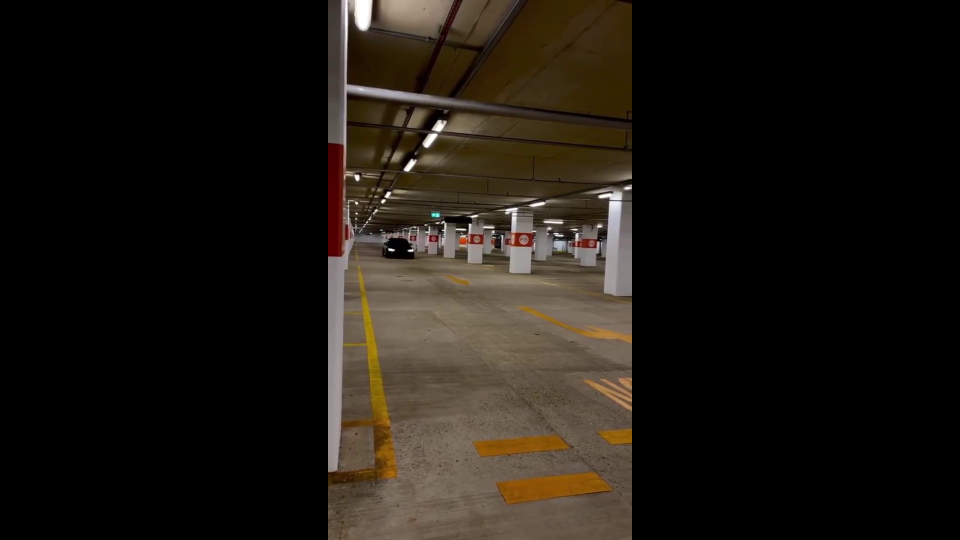
#> input picture frame 6 of Black.mp4, 1920 x 1080 px (shown at 1/2 size)
$ python combine.py
#> lines starting #> are read from the running program, lines starting #| are printed output that depends on the picture; after the words box and inside, x2 and y2 are one past the last pixel; in counts of white or black regions, pixels touching at a corner belong together
import cv2
import numpy as np
from google.colab.patches import cv2_imshow
from sklearn.neighbors import KNeighborsClassifier


cap = cv2.VideoCapture('/content/drive/MyDrive/Projectmini/Black.mp4')

if not cap.isOpened():
    print("Error: Could not open video file.")
    exit()

background_subtractor = cv2.createBackgroundSubtractorMOG2()

color_classifier = KNeighborsClassifier(n_neighbors=1)


colors = ['red', 'green', 'blue', 'white', 'black']
color_values = [[255, 0, 0], [0, 255, 0], [0, 0, 255], [255, 255, 255], [0, 0, 0]]

color_classifier.fit(color_values, colors)

output_width = int(cap.get(cv2.CAP_PROP_FRAME_WIDTH))
output_height = int(cap.get(cv2.CAP_PROP_FRAME_HEIGHT))
output_fps = cap.get(cv2.CAP_PROP_FPS)
fourcc = cv2.VideoWriter_fourcc(*'XVID')
out = cv2.VideoWriter('/content/drive/MyDrive/Projectmini/Modelcheck_output.avi', fourcc, output_fps, (output_width, output_height))

previous_frame = None
vehicle_count = 0
speeds = []

while(cap.isOpened()):
    ret, frame = cap.read()
#> frame is the input picture: shape (1080, 1920, 3); mean B, G, R 18, 24.1, 29.2
    if not ret:
        break

    gray_frame = cv2.cvtColor(frame, cv2.COLOR_BGR2GRAY)
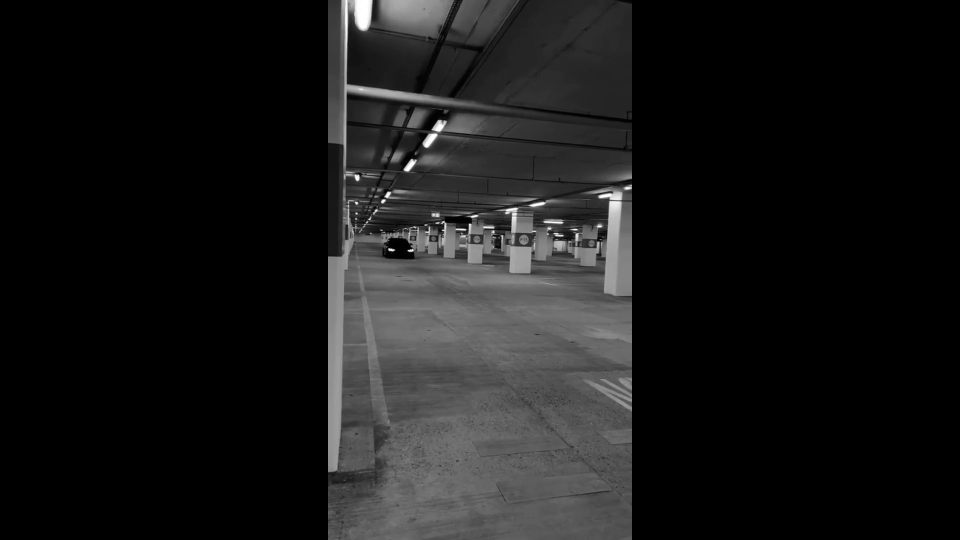
#> gray_frame: shape (1080, 1920) (shown at 1/2 size); min 0, max 255, mean 24.9

    fg_mask = background_subtractor.apply(gray_frame)
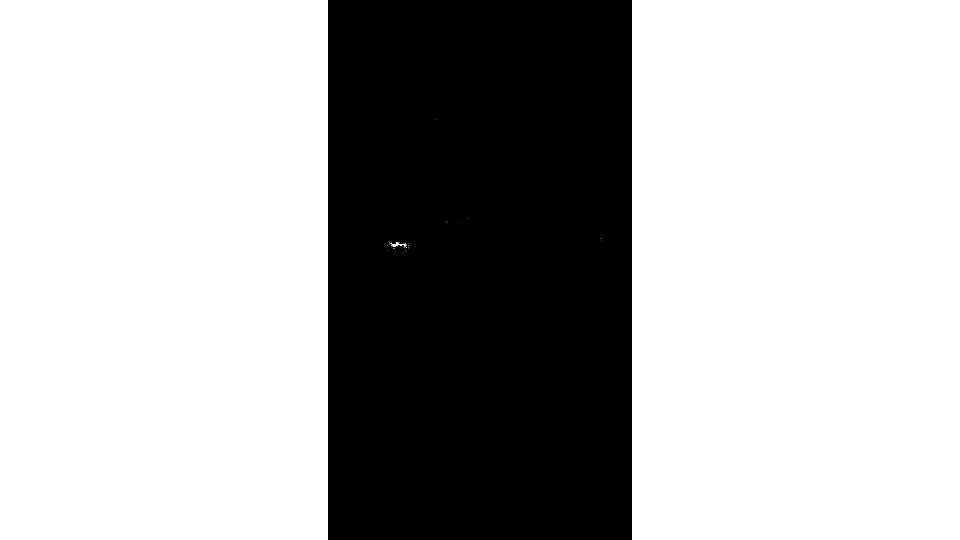
#> fg_mask: shape (1080, 1920) (shown at 1/2 size); values 127 (black) and 255 (white), 68.3% white; 1 black region, box (x1, y1, x2, y2) and area: (656, 0, 1264, 1080) 656436

    fg_mask = cv2.morphologyEx(fg_mask, cv2.MORPH_OPEN, cv2.getStructuringElement(cv2.MORPH_ELLIPSE, (5, 5)))
#> fg_mask: shape (1080, 1920); values 127 (black) and 255 (white), 68.3% white; 1 black region, box (x1, y1, x2, y2) and area: (656, 0, 1264, 1080) 656560
    fg_mask = cv2.dilate(fg_mask, None, iterations=2)
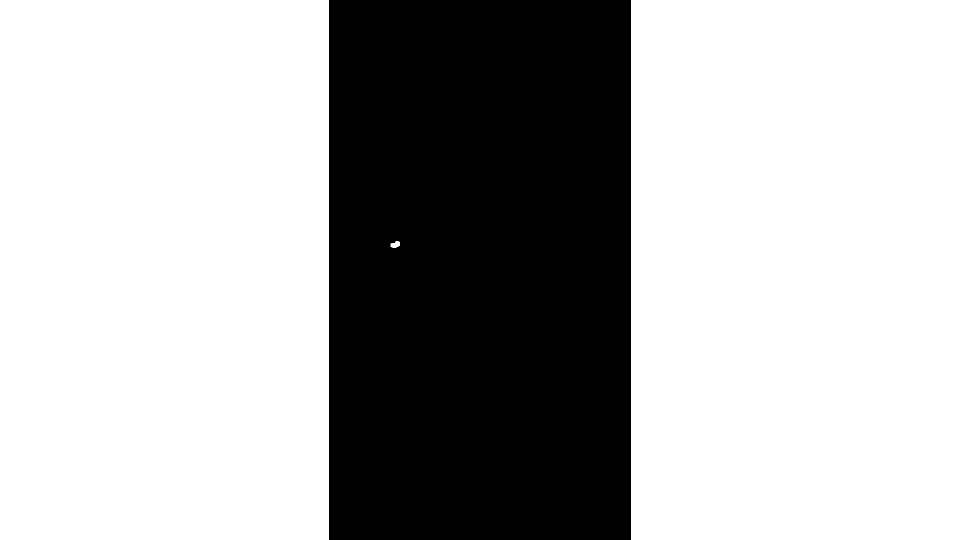
#> fg_mask: shape (1080, 1920) (shown at 1/2 size); values 127 (black) and 255 (white), 68.6% white; 1 black region, box (x1, y1, x2, y2) and area: (658, 0, 1262, 1080) 652124

    contours, _ = cv2.findContours(fg_mask.copy(), cv2.RETR_EXTERNAL, cv2.CHAIN_APPROX_SIMPLE)
#> contours = [[[0, 0], [0, 1079], [1919, 1079], [1919, 0]]]

    for contour in contours:
        if cv2.contourArea(contour) < 500:
            continue

        x, y, w, h = cv2.boundingRect(contour)

        vehicle_image = frame[y:y+h, x:x+w]

        vehicle_image = cv2.resize(vehicle_image, (100, 100))

        mean_color = np.mean(vehicle_image, axis=(0, 1))
        color_name = color_classifier.predict([mean_color])[0]

        if previous_frame is not None:
            vehicle_count += 1

        cv2.rectangle(frame, (x, y), (x+w, y+h), (0, 255, 0), 2)
        cv2.putText(frame, f'Color: {color_name}', (x, y-10), cv2.FONT_HERSHEY_SIMPLEX, 0.5, (0, 255, 0), 2)
#> this loop made 1 pass
#> (contour, x, y, w, h, mean_color, color_name) on pass 1: ([[0, 0], [0, 1079], [1919, 1079], [1919, 0]], 0, 0, 1920, 1080, [18.12, 24.26, 29.45], 'black')
#> pass 1, `vehicle_image = cv2.resize(vehicle_image, (100, 100))`:
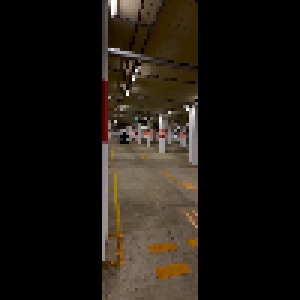
#> vehicle_image: shape (100, 100, 3) (shown 3 times larger); mean B, G, R 18.1, 24.3, 29.5
#> after the loop:
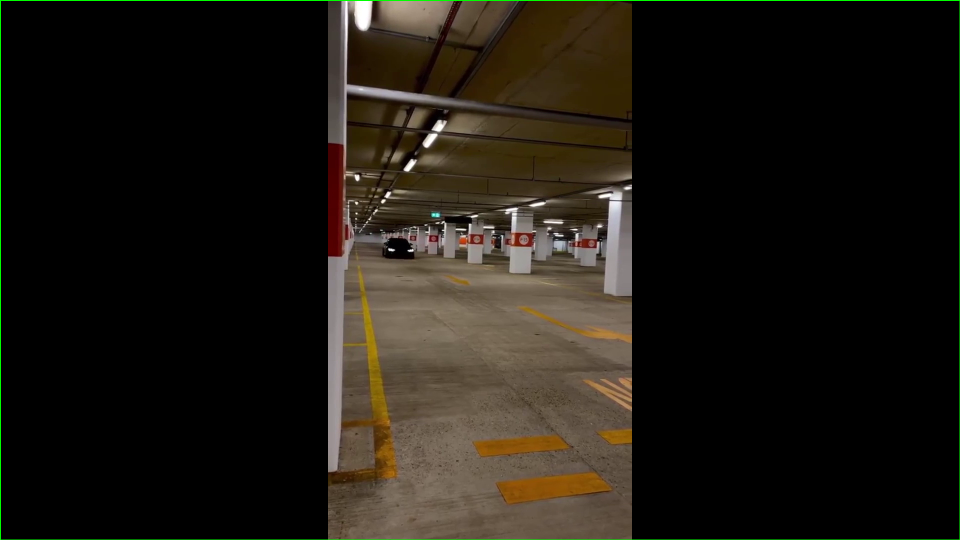
#> frame: shape (1080, 1920, 3) (shown at 1/2 size); 0.43% of pixels changed, all inside (x1, y1, x2, y2) = (0, 0, 1920, 1080)
#> after the loop, vehicle_count = 0

    speeds.append(vehicle_count)
    vehicle_count = 0

    out.write(frame)

    cv2_imshow(frame)

    if cv2.waitKey(1) & 0xFF == ord('q'):
#> (key q is pressed here)
        break

    previous_frame = gray_frame

if speeds:
    average_speed = np.mean(speeds)
#> average_speed = 0
    print(f'Average speed of vehicles: {average_speed} km/hr')
#| Average speed of vehicles: 0.0 km/hr
else:
    print('No vehicles detected in the video.')

cap.release()
out.release()
cv2.destroyAllWindows()

$ run again, starting later in the video
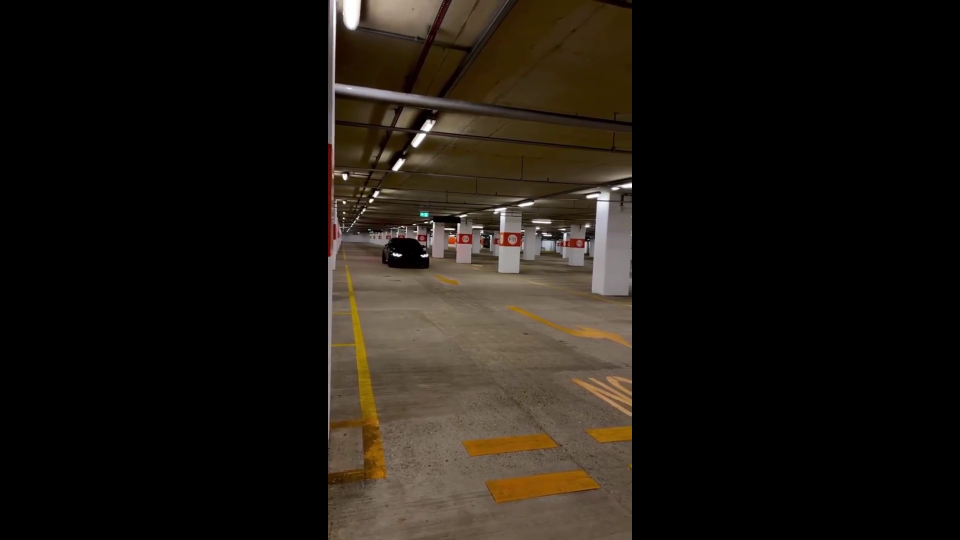
#> input picture frame 29 of Black.mp4, 1920 x 1080 px (shown at 1/2 size)
#> frame is the input picture: shape (1080, 1920, 3); mean B, G, R 17.6, 23.7, 28.9
#> contours = [[[0, 0], [0, 1079], [1919, 1079], [1919, 0]]]
#> the loop `for contour in contours:` made 1 pass
#> (contour, x, y, w, h, mean_color, color_name) on pass 1: ([[0, 0], [0, 1079], [1919, 1079], [1919, 0]], 0, 0, 1920, 1080, [17.71, 23.86, 29.08], 'black')
#> pass 1, `vehicle_image = cv2.resize(vehicle_image, (100, 100))`:
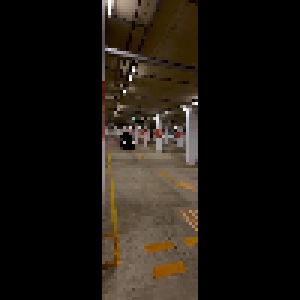
#> vehicle_image: shape (100, 100, 3) (shown 3 times larger); mean B, G, R 17.7, 23.9, 29.1
#> after the loop `for contour in contours:`:
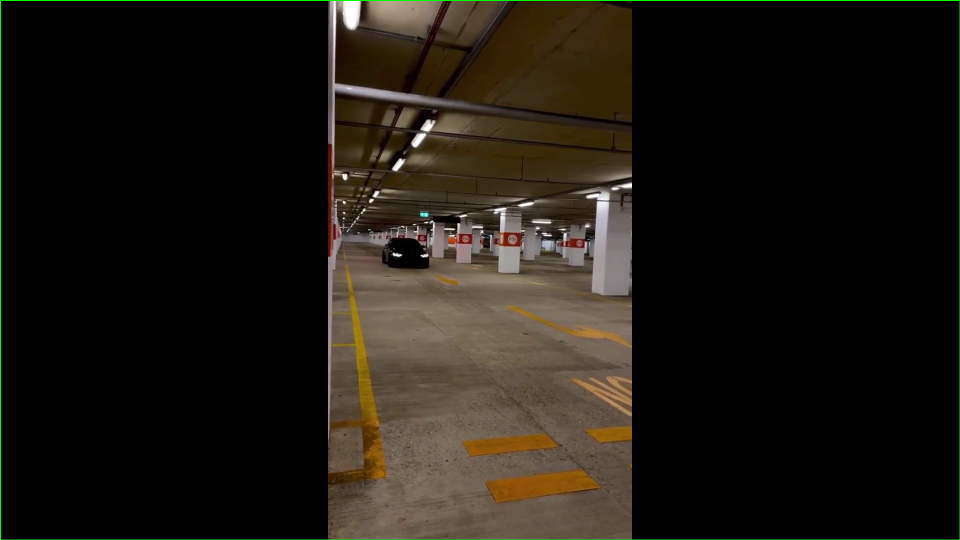
#> frame: shape (1080, 1920, 3) (shown at 1/2 size); 0.43% of pixels changed, all inside (x1, y1, x2, y2) = (0, 0, 1920, 1080)
#> after the loop `for contour in contours:`: vehicle_count = 0
#| Average speed of vehicles: 0.0 km/hr

$ run again, starting later in the video
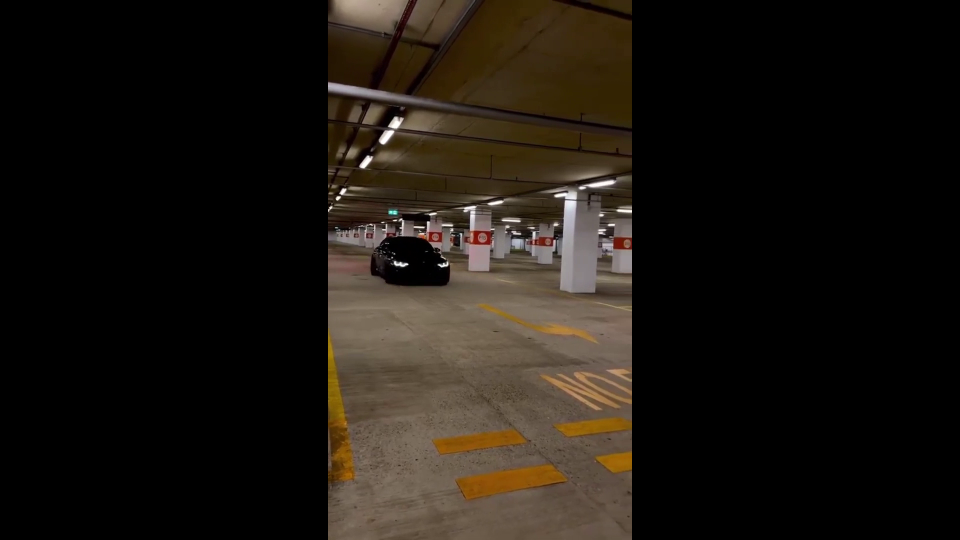
#> input picture frame 52 of Black.mp4, 1920 x 1080 px (shown at 1/2 size)
#> frame is the input picture: shape (1080, 1920, 3); mean B, G, R 16.9, 22.9, 28.2
#> `fg_mask = cv2.dilate(fg_mask, None, iterations=2)`:
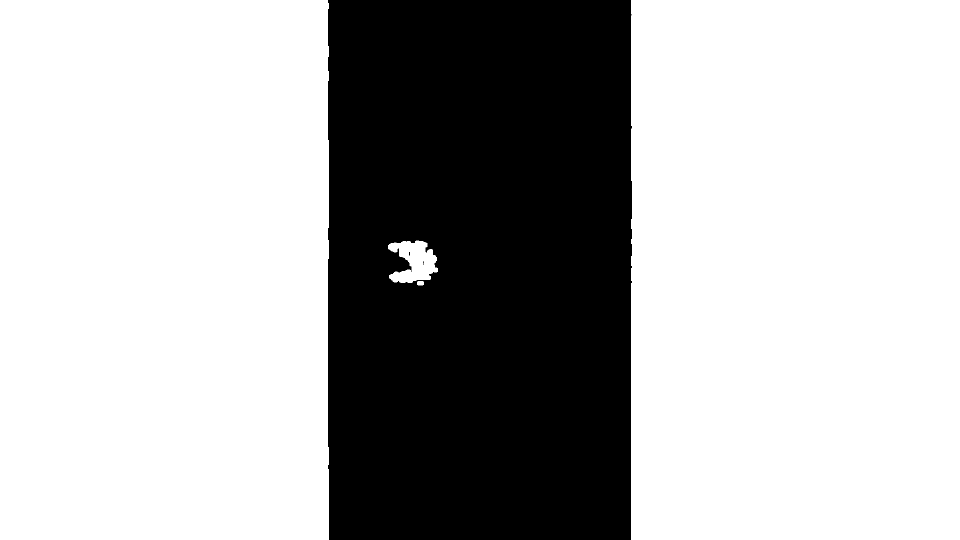
#> fg_mask: shape (1080, 1920) (shown at 1/2 size); values 127 (black) and 255 (white), 68.7% white; 3 black regions (2 under 20 px), largest, box (x1, y1, x2, y2) and area: (656, 0, 1264, 1080) 648266
#> contours = [[[0, 0], [0, 1079], [1919, 1079], [1919, 0]]]
#> the loop `for contour in contours:` made 1 pass
#> (contour, x, y, w, h, mean_color, color_name) on pass 1: ([[0, 0], [0, 1079], [1919, 1079], [1919, 0]], 0, 0, 1920, 1080, [16.97, 23.09, 28.42], 'black')
#> after the loop `for contour in contours:`:
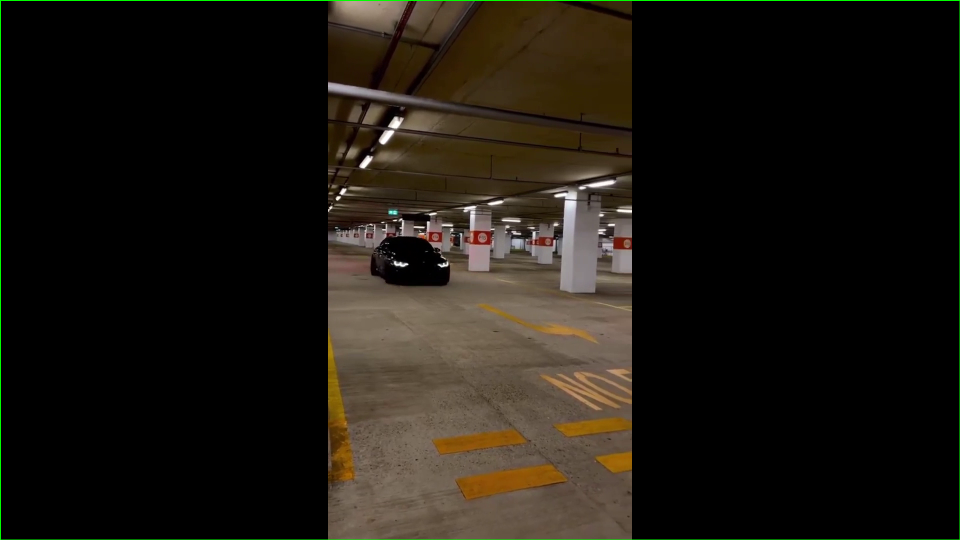
#> frame: shape (1080, 1920, 3) (shown at 1/2 size); 0.43% of pixels changed, all inside (x1, y1, x2, y2) = (0, 0, 1920, 1080)
#> after the loop `for contour in contours:`: vehicle_count = 0
#| Average speed of vehicles: 0.0 km/hr
